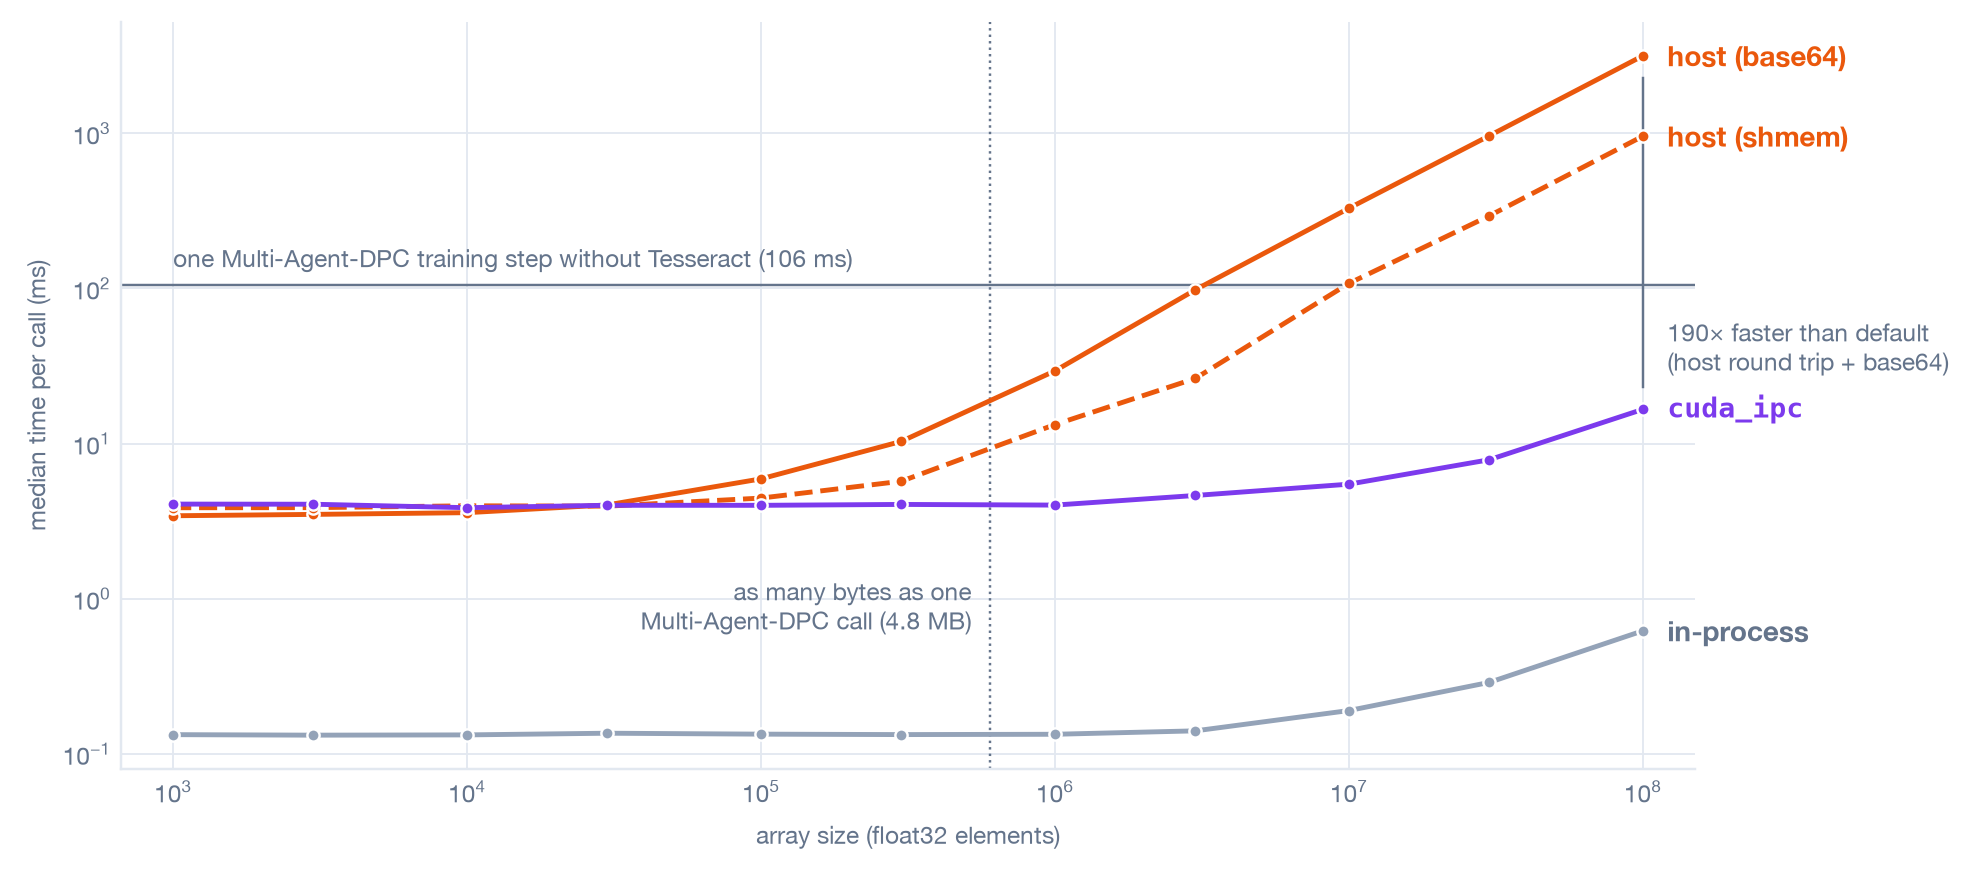

This chart was generated by the following Python code:
"""Times one jitted apply_tesseract call on arrays of increasing size, through the host and with cuda_ipc.

Draws the array-size figure in the blog post "Tesseract is now GPU-native".
Needs a CUDA GPU and

    pip install tesseract-core[runtime] tesseract-jax "jax[cuda13]" equinox matplotlib

    python ipc-benchmark.py --json ipc-benchmark.json --plot ipc-benchmark.png

To redraw the figure from the saved medians without a GPU:

    python ipc-benchmark.py --from-json ipc-benchmark.json --plot ipc-benchmark.png

The Tesseract below only doubles its input, so the times are the cost of the call
itself. Each setup runs in its own fresh processes, which time every array size in
turn after a few warm-up calls. The table reports the median over processes of each
process's median call time.

Setups:
  in-process   the same doubling, jitted in this process (no Tesseract)
  host         Tesseract served by Tesseract.from_source, arrays through host memory
               as base64 inside JSON (the default)
  binref       same, arrays through host memory as json+binref files on /dev/shm
  cuda_ipc     same, arrays passed as CUDA IPC handles
"""

import os

# The client and the Tesseract share one GPU, so neither JAX process should
# claim 75% of its memory at startup (from_source passes this on to the Tesseract).
os.environ["XLA_PYTHON_CLIENT_PREALLOCATE"] = "false"

import argparse
import json
import math
import statistics
import subprocess
import sys
import tempfile
import time
from importlib.metadata import version
from pathlib import Path

SETUPS = ("in-process", "host", "binref", "cuda_ipc")
SIZES = [int(m * 10**e) for e in range(3, 8) for m in (1, 3)] + [10**8]

TESSERACT_API = """
import equinox as eqx
from pydantic import BaseModel

from tesseract_core.runtime import Array, Differentiable, Float32
from tesseract_core.runtime.jax_recipes import jax_abstract_eval, jax_apply


class InputSchema(BaseModel):
    x: Differentiable[Array[(None,), Float32]]


class OutputSchema(BaseModel):
    y: Differentiable[Array[(None,), Float32]]


@eqx.filter_jit
def apply_jit(inputs: dict) -> dict:
    return {"y": 2 * inputs["x"]}


def apply(inputs: InputSchema) -> OutputSchema:
    return OutputSchema(**jax_apply(apply_jit, inputs))


def abstract_eval(abstract_inputs):
    return jax_abstract_eval(apply_jit, abstract_inputs)
"""


def time_calls(f, x, warmup=3, min_calls=15, min_seconds=0.5, max_calls=300):
    """Median wall time of f(x) in ms, over at least min_calls calls and min_seconds."""
    for _ in range(warmup):
        f(x).block_until_ready()
    times, start = [], time.perf_counter()
    while len(times) < max_calls and (
        len(times) < min_calls or time.perf_counter() - start < min_seconds
    ):
        t0 = time.perf_counter()
        f(x).block_until_ready()
        times.append(time.perf_counter() - t0)
    return statistics.median(times) * 1e3


def run_one(setup, api_path):
    """Time every size for one setup in this process; print a JSON line."""
    import jax
    import jax.numpy as jnp
    from tesseract_jax import apply_tesseract

    from tesseract_core import Tesseract

    def sweep(f):
        return {
            n: time_calls(
                f, jax.random.uniform(jax.random.PRNGKey(n), (n,), dtype=jnp.float32)
            )
            for n in SIZES
        }

    def sweep_tesseract(**kwargs):
        with Tesseract.from_source(
            api_path, python_executable=sys.executable, **kwargs
        ) as tess:
            return sweep(jax.jit(lambda x: apply_tesseract(tess, {"x": x})["y"]))

    if setup == "in-process":
        ms = sweep(jax.jit(lambda x: 2 * x))
    elif setup == "host":
        ms = sweep_tesseract()
    elif setup == "binref":
        # Without a GPU transport, GPU arrays go through the host, and json+binref
        # exchanges them as files in these directories instead of inside the JSON.
        with (
            tempfile.TemporaryDirectory(prefix="tess_in_", dir="/dev/shm") as inp,
            tempfile.TemporaryDirectory(prefix="tess_out_", dir="/dev/shm") as out,
        ):
            ms = sweep_tesseract(
                output_format="json+binref", input_path=inp, output_path=out
            )
    else:
        ms = sweep_tesseract(gpu_transport="cuda_ipc")
    print(
        json.dumps(
            {
                "ms": ms,
                "gpu": jax.devices()[0].device_kind,
                "versions": {
                    p: version(p) for p in ("jax", "tesseract-core", "tesseract-jax")
                },
            }
        )
    )


def plot(medians, path):
    """Draw median call time against array size, one line per setup."""
    import matplotlib.pyplot as plt

    # The palette and type of the other figures in the post: purple for data that
    # stays on the GPU, orange for data that goes through host memory, and code
    # names in a monospaced font.
    ink, ink_muted, grid = "#0f172a", "#64748b", "#e2e8f0"
    sans = ["Helvetica Neue", "Helvetica", "Arial", "DejaVu Sans"]
    mono = ["Menlo", "DejaVu Sans Mono"]
    style = {
        "host": ("#ea580c", "-", "host (base64)", sans),
        "binref": ("#ea580c", "--", "host (shmem)", sans),
        "cuda_ipc": ("#7c3aed", "-", "cuda_ipc", mono),
        "in-process": ("#94a3b8", "-", "in-process", sans),
    }
    plt.rcParams.update(
        {
            "font.family": sans,
            "font.size": 8,
            "text.color": ink,
            "axes.labelcolor": ink_muted,
            "xtick.color": ink_muted,
            "ytick.color": ink_muted,
        }
    )
    # Same width in pixels as the post's other figures, so text renders at the same size.
    fig, ax = plt.subplots(figsize=(9, 4), dpi=220)
    for side in ("top", "right"):
        ax.spines[side].set_visible(False)
    for side in ("left", "bottom"):
        ax.spines[side].set_color(grid)
    ax.grid(True, which="major", color=grid, linewidth=0.6)
    ax.set_axisbelow(True)
    ax.set_xscale("log")
    ax.set_yscale("log")
    ax.tick_params(which="both", length=0)

    med = {s: [medians[s][n] for n in SIZES] for s in medians}
    for setup in ("in-process", "host", "binref", "cuda_ipc"):
        color, linestyle, label, family = style[setup]
        ax.plot(
            SIZES,
            med[setup],
            color=color,
            linestyle=linestyle,
            linewidth=1.6,
            marker="o",
            markersize=4,
            markeredgecolor="white",
            markeredgewidth=0.8,
            zorder=3,
        )
        ax.annotate(
            label,
            (SIZES[-1], med[setup][-1]),
            xytext=(8, 0),
            textcoords="offset points",
            va="center",
            fontsize=9,
            fontweight="bold",
            family=family,
            color=color if setup != "in-process" else ink_muted,
        )

    # A compute reference: one Multi-Agent-DPC training step with the solver
    # imported directly, on the same A100 (benchmark.py in the Multi-Agent-DPC fork).
    step_ms = 106
    ax.axhline(step_ms, color=ink_muted, linewidth=0.8, zorder=2)
    ax.annotate(
        f"one Multi-Agent-DPC training step without Tesseract ({step_ms} ms)",
        (SIZES[0], step_ms),
        xytext=(0, 4),
        textcoords="offset points",
        va="bottom",
        color=ink_muted,
    )

    # A call that moves as many bytes as one Multi-Agent-DPC call (about 4.8 MB),
    # counting both directions: each element here is 4 bytes in and 4 bytes out.
    madpc = 4.8e6 / 8
    ax.axvline(madpc, color=ink_muted, linewidth=0.8, linestyle=":", zorder=1)
    ax.annotate(
        "as many bytes as one\nMulti-Agent-DPC call (4.8 MB)",
        (madpc, 0.9),
        xytext=(-6, 0),
        textcoords="offset points",
        ha="right",
        va="center",
        color=ink_muted,
    )

    # How much faster cuda_ipc is than the host round trip at the largest size.
    ratio = med["host"][-1] / med["cuda_ipc"][-1]
    ax.plot(
        [SIZES[-1]] * 2,
        [med["cuda_ipc"][-1] * 1.4, med["host"][-1] / 1.4],
        color=ink_muted,
        linewidth=0.8,
        zorder=2,
    )
    ax.annotate(
        f"{ratio:.0f}\N{MULTIPLICATION SIGN} faster than default\n(host round trip + base64)",
        (SIZES[-1], math.sqrt(med["cuda_ipc"][-1] * step_ms)),
        xytext=(8, 0),
        textcoords="offset points",
        va="center",
        color=ink_muted,
    )

    ax.set_xlabel("array size (float32 elements)")
    ax.set_ylabel("median time per call (ms)")
    ax.set_xlim(SIZES[0] / 1.5, SIZES[-1] * 1.5)
    fig.tight_layout()
    fig.savefig(path, facecolor="white", bbox_inches="tight", pad_inches=0.1)


def measure(processes):
    """Run every setup in `processes` fresh processes each; return per-size medians and metadata."""
    runs = {}
    with tempfile.TemporaryDirectory() as tmp:
        api_path = Path(tmp) / "tesseract_api.py"
        api_path.write_text(TESSERACT_API)
        # Interleave the setups, so slow drift on the machine affects them all alike.
        for _ in range(processes):
            for setup in SETUPS:
                out = subprocess.run(
                    [sys.executable, __file__, "--run", setup, "--api", str(api_path)],
                    capture_output=True,
                    check=False,
                    text=True,
                )
                if out.returncode != 0:
                    sys.exit(f"{setup} failed:\n{out.stderr}")
                runs.setdefault(setup, []).append(
                    json.loads(out.stdout.strip().splitlines()[-1])
                )
    medians = {
        s: {n: statistics.median(r["ms"][str(n)] for r in rs) for n in SIZES}
        for s, rs in runs.items()
    }
    first = runs[SETUPS[0]][0]
    return medians, {
        "gpu": first["gpu"],
        "versions": first["versions"],
        "processes": processes,
    }


def main():
    parser = argparse.ArgumentParser(description=__doc__.split("\n\n")[0])
    parser.add_argument("--processes", type=int, default=3)
    parser.add_argument("--json", type=Path, help="write the medians here")
    parser.add_argument("--plot", type=Path, help="draw the figure here")
    parser.add_argument(
        "--from-json", type=Path, help="plot saved medians instead of measuring"
    )
    parser.add_argument("--run", choices=SETUPS, help=argparse.SUPPRESS)
    parser.add_argument("--api", help=argparse.SUPPRESS)
    args = parser.parse_args()

    if args.run:
        run_one(args.run, args.api)
        return

    if args.from_json:
        saved = json.loads(args.from_json.read_text())
        medians = {
            s: {int(n): v for n, v in d.items()} for s, d in saved["medians"].items()
        }
        meta = {k: v for k, v in saved.items() if k != "medians"}
    else:
        medians, meta = measure(args.processes)
        if args.json:
            args.json.write_text(json.dumps({**meta, "medians": medians}, indent=1))

    print(
        f"GPU: {meta['gpu']}, "
        + ", ".join(f"{p} {v}" for p, v in meta["versions"].items())
    )
    print(f"{meta['processes']} processes per setup\n")
    print(
        f"{'elements':>10s}"
        + "".join(f"{s:>12s}" for s in SETUPS)
        + "   host/cuda_ipc  binref/cuda_ipc"
    )
    for n in SIZES:
        row = "".join(f"{medians[s][n]:12.3f}" for s in SETUPS)
        ratios = [medians[s][n] / medians["cuda_ipc"][n] for s in ("host", "binref")]
        print(f"{n:>10d}{row}   {ratios[0]:13.1f}  {ratios[1]:15.1f}")
    if args.plot:
        plot(medians, args.plot)


if __name__ == "__main__":
    main()
